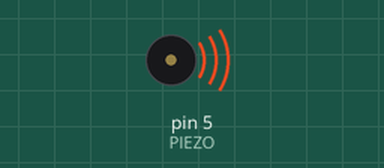
Bench run of a sketch on a simulated Arduino Nano, built with avr-gcc and run on an emulated ATmega328P. On the bench: buzzer (waves = sounding, pin HIGH).

Above: at 0.05 s.
Timing chart, 0 to 3.0 s (numbered marks = the images above):
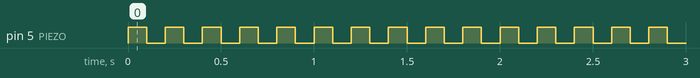

The sketch:

hack-nano-beep.ino
```cpp
// (licence header left out)
/*
 * ------------------------------------------------------------------------------------------------
 * Library files
 * ------------------------------------------------------------------------------------------------
 */

/*
 * ------------------------------------------------------------------------------------------------
 * Macros
 * ------------------------------------------------------------------------------------------------
 */

/*
 * ------------------------------------------------------------------------------------------------
 * Global declarations
 * ------------------------------------------------------------------------------------------------
 */
 int PIEZO=5;      // label pin 5 as PIEZO
 int tempo=100;    // interval between two notes

/*
 * ------------------------------------------------------------------------------------------------
 * Functions, ISRs
 * ------------------------------------------------------------------------------------------------
 */

/*
 * ------------------------------------------------------------------------------------------------
 * put your setup code here, to run once:
 * ------------------------------------------------------------------------------------------------
 */
 void setup() {
  pinMode(PIEZO, OUTPUT); // set pin 5 as output
  }

/*
 * ------------------------------------------------------------------------------------------------
 * put your main code here, to run repeatedly:
 * ------------------------------------------------------------------------------------------------
 */
 void loop() {
  /* use either digitalWrite or analogWrite functions */
  digitalWrite(PIEZO,HIGH);
  //analogWrite(PIEZO,255); // set PWM to 255
  delay(tempo);
  digitalWrite(PIEZO,LOW);
  //analogWrite(PIEZO,100); // set PWM to 100
  delay(tempo);
 }
```

Measured:
- by itself, pin 5 (PIEZO): alternates HIGH for 0.10 s and LOW for 0.10 s
